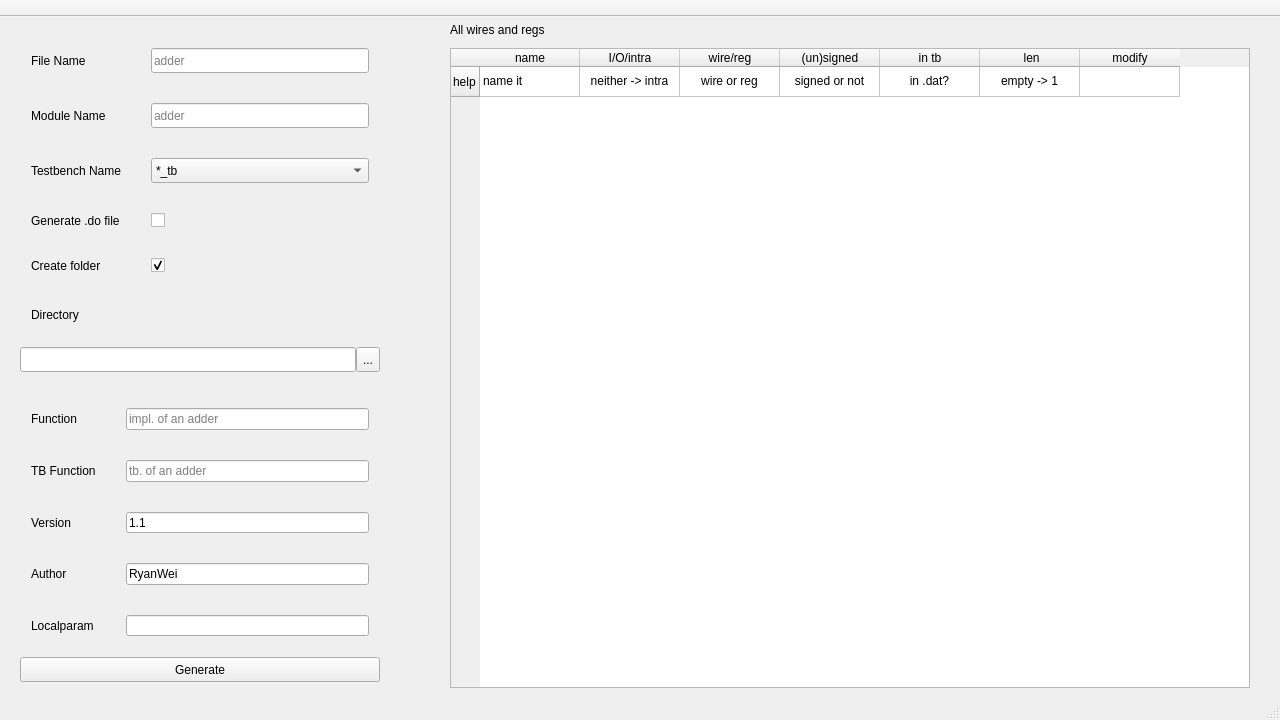
<?xml version="1.0" encoding="UTF-8"?>
<ui version="4.0">
 <class>MainWindow</class>
 <widget class="QMainWindow" name="MainWindow">
  <property name="geometry">
   <rect>
    <x>0</x>
    <y>0</y>
    <width>1280</width>
    <height>720</height>
   </rect>
  </property>
  <property name="windowTitle">
   <string>VerilogGenerator v1.1</string>
  </property>
  <widget class="QWidget" name="centralWidget">
   <widget class="QTableWidget" name="tableWidget">
    <property name="geometry">
     <rect>
      <x>450</x>
      <y>31</y>
      <width>800</width>
      <height>640</height>
     </rect>
    </property>
    <row>
     <property name="text">
      <string>help</string>
     </property>
    </row>
    <column>
     <property name="text">
      <string>name</string>
     </property>
    </column>
    <column>
     <property name="text">
      <string>I/O/intra</string>
     </property>
    </column>
    <column>
     <property name="text">
      <string>wire/reg</string>
     </property>
    </column>
    <column>
     <property name="text">
      <string>(un)signed</string>
     </property>
    </column>
    <column>
     <property name="text">
      <string>in tb</string>
     </property>
    </column>
    <column>
     <property name="text">
      <string> len</string>
     </property>
    </column>
    <column>
     <property name="text">
      <string>modify</string>
     </property>
    </column>
    <item row="0" column="0">
     <property name="text">
      <string>name it</string>
     </property>
     <property name="flags">
      <set>ItemIsSelectable|ItemIsDragEnabled|ItemIsDropEnabled|ItemIsUserCheckable|ItemIsEnabled</set>
     </property>
    </item>
    <item row="0" column="1">
     <property name="text">
      <string>neither -&gt; intra</string>
     </property>
     <property name="textAlignment">
      <set>AlignCenter</set>
     </property>
     <property name="flags">
      <set>ItemIsSelectable|ItemIsDragEnabled|ItemIsDropEnabled|ItemIsUserCheckable|ItemIsEnabled</set>
     </property>
    </item>
    <item row="0" column="2">
     <property name="text">
      <string>wire or reg</string>
     </property>
     <property name="textAlignment">
      <set>AlignCenter</set>
     </property>
     <property name="flags">
      <set>ItemIsSelectable|ItemIsDragEnabled|ItemIsDropEnabled|ItemIsUserCheckable|ItemIsEnabled</set>
     </property>
    </item>
    <item row="0" column="3">
     <property name="text">
      <string>signed or not</string>
     </property>
     <property name="textAlignment">
      <set>AlignCenter</set>
     </property>
     <property name="flags">
      <set>ItemIsSelectable|ItemIsDragEnabled|ItemIsDropEnabled|ItemIsUserCheckable|ItemIsEnabled</set>
     </property>
    </item>
    <item row="0" column="4">
     <property name="text">
      <string>in .dat?</string>
     </property>
     <property name="textAlignment">
      <set>AlignCenter</set>
     </property>
     <property name="flags">
      <set>ItemIsSelectable|ItemIsDragEnabled|ItemIsDropEnabled|ItemIsUserCheckable|ItemIsEnabled</set>
     </property>
    </item>
    <item row="0" column="5">
     <property name="text">
      <string>empty -&gt; 1</string>
     </property>
     <property name="textAlignment">
      <set>AlignCenter</set>
     </property>
     <property name="flags">
      <set>ItemIsSelectable|ItemIsDragEnabled|ItemIsDropEnabled|ItemIsUserCheckable|ItemIsEnabled</set>
     </property>
    </item>
    <item row="0" column="6">
     <property name="text">
      <string/>
     </property>
    </item>
   </widget>
   <widget class="QWidget" name="gridWidget" native="true">
    <property name="geometry">
     <rect>
      <x>20</x>
      <y>20</y>
      <width>360</width>
      <height>300</height>
     </rect>
    </property>
    <layout class="QGridLayout" name="gridLayout">
     <property name="spacing">
      <number>30</number>
     </property>
     <item row="2" column="0">
      <widget class="QLabel" name="label_3">
       <property name="text">
        <string>Testbench Name</string>
       </property>
      </widget>
     </item>
     <item row="1" column="0">
      <widget class="QLabel" name="label_2">
       <property name="text">
        <string>Module Name</string>
       </property>
      </widget>
     </item>
     <item row="0" column="1" alignment="Qt::AlignVCenter">
      <widget class="QLineEdit" name="fileName">
       <property name="minimumSize">
        <size>
         <width>0</width>
         <height>25</height>
        </size>
       </property>
       <property name="inputMethodHints">
        <set>Qt::ImhEmailCharactersOnly</set>
       </property>
       <property name="maxLength">
        <number>256</number>
       </property>
       <property name="placeholderText">
        <string>adder</string>
       </property>
      </widget>
     </item>
     <item row="5" column="0">
      <widget class="QLabel" name="label_5">
       <property name="text">
        <string>Create folder</string>
       </property>
      </widget>
     </item>
     <item row="6" column="0">
      <widget class="QLabel" name="label_6">
       <property name="text">
        <string>Directory</string>
       </property>
      </widget>
     </item>
     <item row="3" column="1">
      <widget class="QCheckBox" name="doFile">
       <property name="text">
        <string/>
       </property>
      </widget>
     </item>
     <item row="5" column="1">
      <widget class="QCheckBox" name="createFolder">
       <property name="text">
        <string/>
       </property>
       <property name="checked">
        <bool>true</bool>
       </property>
      </widget>
     </item>
     <item row="2" column="1">
      <widget class="QComboBox" name="testbench">
       <property name="minimumSize">
        <size>
         <width>0</width>
         <height>25</height>
        </size>
       </property>
       <item>
        <property name="text">
         <string>*_tb</string>
        </property>
       </item>
       <item>
        <property name="text">
         <string>tb_*</string>
        </property>
       </item>
      </widget>
     </item>
     <item row="3" column="0">
      <widget class="QLabel" name="label_4">
       <property name="text">
        <string>Generate .do file</string>
       </property>
      </widget>
     </item>
     <item row="1" column="1" alignment="Qt::AlignVCenter">
      <widget class="QLineEdit" name="moduleName">
       <property name="minimumSize">
        <size>
         <width>0</width>
         <height>25</height>
        </size>
       </property>
       <property name="inputMethodHints">
        <set>Qt::ImhEmailCharactersOnly</set>
       </property>
       <property name="maxLength">
        <number>256</number>
       </property>
       <property name="placeholderText">
        <string>adder</string>
       </property>
      </widget>
     </item>
     <item row="0" column="0">
      <widget class="QLabel" name="label">
       <property name="text">
        <string>File Name</string>
       </property>
      </widget>
     </item>
    </layout>
   </widget>
   <widget class="QWidget" name="horizontalWidget" native="true">
    <property name="geometry">
     <rect>
      <x>20</x>
      <y>330</y>
      <width>360</width>
      <height>25</height>
     </rect>
    </property>
    <property name="minimumSize">
     <size>
      <width>0</width>
      <height>25</height>
     </size>
    </property>
    <layout class="QHBoxLayout" name="horizontalLayout">
     <property name="spacing">
      <number>0</number>
     </property>
     <property name="leftMargin">
      <number>0</number>
     </property>
     <property name="topMargin">
      <number>0</number>
     </property>
     <property name="rightMargin">
      <number>0</number>
     </property>
     <property name="bottomMargin">
      <number>0</number>
     </property>
     <item>
      <widget class="QLineEdit" name="curDir">
       <property name="minimumSize">
        <size>
         <width>0</width>
         <height>25</height>
        </size>
       </property>
       <property name="readOnly">
        <bool>true</bool>
       </property>
      </widget>
     </item>
     <item>
      <widget class="QToolButton" name="dirButton">
       <property name="minimumSize">
        <size>
         <width>0</width>
         <height>25</height>
        </size>
       </property>
       <property name="text">
        <string>...</string>
       </property>
      </widget>
     </item>
    </layout>
   </widget>
   <widget class="QWidget" name="gridWidget_2" native="true">
    <property name="geometry">
     <rect>
      <x>20</x>
      <y>380</y>
      <width>360</width>
      <height>250</height>
     </rect>
    </property>
    <layout class="QGridLayout" name="gridLayout_2">
     <property name="spacing">
      <number>30</number>
     </property>
     <item row="0" column="1">
      <widget class="QLineEdit" name="function">
       <property name="placeholderText">
        <string>impl. of an adder</string>
       </property>
      </widget>
     </item>
     <item row="1" column="0">
      <widget class="QLabel" name="label_11">
       <property name="text">
        <string>TB Function</string>
       </property>
      </widget>
     </item>
     <item row="2" column="0">
      <widget class="QLabel" name="label_8">
       <property name="text">
        <string>Version</string>
       </property>
      </widget>
     </item>
     <item row="0" column="0">
      <widget class="QLabel" name="label_7">
       <property name="text">
        <string>Function</string>
       </property>
      </widget>
     </item>
     <item row="1" column="1">
      <widget class="QLineEdit" name="func_tb">
       <property name="placeholderText">
        <string>tb. of an adder</string>
       </property>
      </widget>
     </item>
     <item row="4" column="0">
      <widget class="QLabel" name="label_12">
       <property name="text">
        <string>Localparam</string>
       </property>
      </widget>
     </item>
     <item row="3" column="0">
      <widget class="QLabel" name="label_9">
       <property name="text">
        <string>Author</string>
       </property>
      </widget>
     </item>
     <item row="2" column="1">
      <widget class="QLineEdit" name="version">
       <property name="text">
        <string>1.1</string>
       </property>
      </widget>
     </item>
     <item row="3" column="1">
      <widget class="QLineEdit" name="author">
       <property name="text">
        <string>RyanWei</string>
       </property>
      </widget>
     </item>
     <item row="4" column="1">
      <widget class="QLineEdit" name="localparam">
       <property name="text">
        <string/>
       </property>
      </widget>
     </item>
    </layout>
   </widget>
   <widget class="QLabel" name="label_10">
    <property name="geometry">
     <rect>
      <x>450</x>
      <y>5</y>
      <width>281</width>
      <height>16</height>
     </rect>
    </property>
    <property name="text">
     <string>All wires and regs</string>
    </property>
   </widget>
   <widget class="QPushButton" name="genButton">
    <property name="geometry">
     <rect>
      <x>20</x>
      <y>640</y>
      <width>360</width>
      <height>25</height>
     </rect>
    </property>
    <property name="text">
     <string>Generate</string>
    </property>
   </widget>
  </widget>
  <widget class="QMenuBar" name="menuBar">
   <property name="geometry">
    <rect>
     <x>0</x>
     <y>0</y>
     <width>1280</width>
     <height>17</height>
    </rect>
   </property>
  </widget>
  <widget class="QToolBar" name="mainToolBar">
   <property name="movable">
    <bool>false</bool>
   </property>
   <attribute name="toolBarArea">
    <enum>TopToolBarArea</enum>
   </attribute>
   <attribute name="toolBarBreak">
    <bool>false</bool>
   </attribute>
  </widget>
  <widget class="QStatusBar" name="statusBar"/>
 </widget>
 <layoutdefault spacing="6" margin="11"/>
 <resources/>
 <connections/>
</ui>
